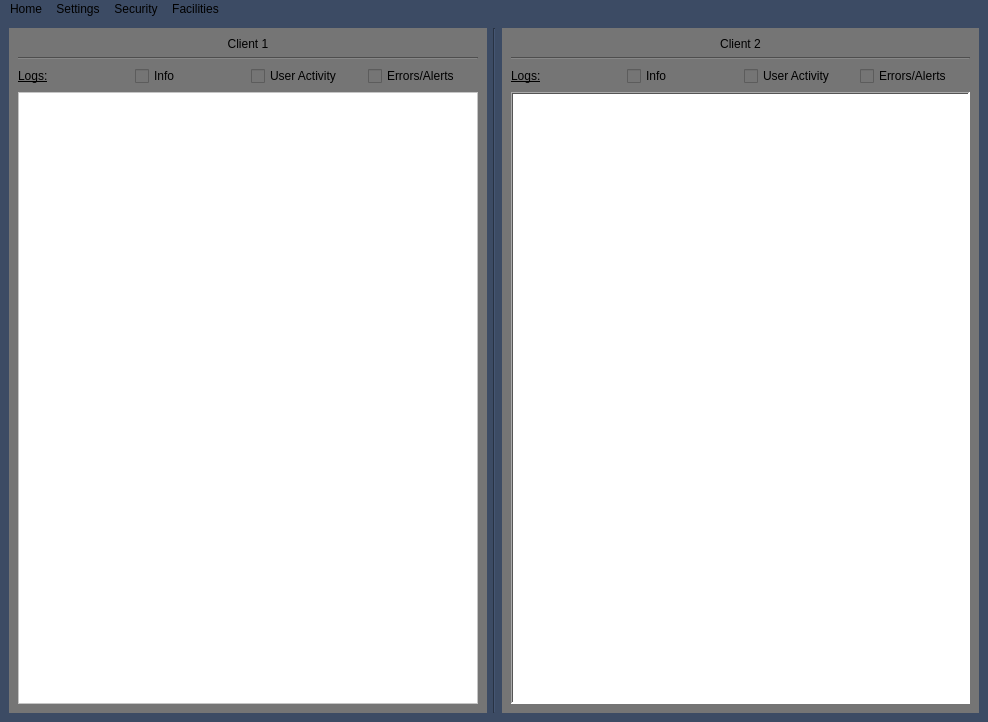
<?xml version="1.0" encoding="UTF-8"?>
<ui version="4.0">
 <class>MainWindow</class>
 <widget class="QMainWindow" name="MainWindow">
  <property name="geometry">
   <rect>
    <x>0</x>
    <y>0</y>
    <width>988</width>
    <height>722</height>
   </rect>
  </property>
  <property name="windowTitle">
   <string>Server UI (DEMO)</string>
  </property>
  <property name="toolTip">
   <string>&lt;html&gt;&lt;head/&gt;&lt;body&gt;&lt;p&gt;Server UI&lt;/p&gt;&lt;p&gt;&lt;br/&gt;&lt;/p&gt;&lt;/body&gt;&lt;/html&gt;</string>
  </property>
  <property name="styleSheet">
   <string notr="true">background-color: rgb(60, 75, 100);</string>
  </property>
  <widget class="QWidget" name="centralwidget">
   <layout class="QGridLayout" name="gridLayout">
    <item row="0" column="1">
     <widget class="Line" name="line">
      <property name="orientation">
       <enum>Qt::Vertical</enum>
      </property>
     </widget>
    </item>
    <item row="0" column="2">
     <widget class="QWidget" name="client_2" native="true">
      <property name="autoFillBackground">
       <bool>false</bool>
      </property>
      <property name="styleSheet">
       <string notr="true">background-color: rgb(117, 117, 117);</string>
      </property>
      <layout class="QVBoxLayout" name="verticalLayout_2">
       <item>
        <widget class="QLabel" name="client_2_label">
         <property name="text">
          <string>Client 2</string>
         </property>
         <property name="alignment">
          <set>Qt::AlignCenter</set>
         </property>
        </widget>
       </item>
       <item>
        <widget class="Line" name="line_3">
         <property name="orientation">
          <enum>Qt::Horizontal</enum>
         </property>
        </widget>
       </item>
       <item>
        <layout class="QGridLayout" name="gridLayout_3">
         <item row="0" column="1">
          <widget class="QCheckBox" name="client2_info_select">
           <property name="text">
            <string>Info</string>
           </property>
          </widget>
         </item>
         <item row="0" column="0">
          <widget class="QLabel" name="client2_log_label">
           <property name="font">
            <font>
             <underline>true</underline>
            </font>
           </property>
           <property name="autoFillBackground">
            <bool>false</bool>
           </property>
           <property name="lineWidth">
            <number>2</number>
           </property>
           <property name="text">
            <string>Logs:</string>
           </property>
           <property name="textFormat">
            <enum>Qt::RichText</enum>
           </property>
          </widget>
         </item>
         <item row="0" column="2">
          <widget class="QCheckBox" name="client2_usr_act_select">
           <property name="text">
            <string>User Activity</string>
           </property>
          </widget>
         </item>
         <item row="0" column="3">
          <widget class="QCheckBox" name="client2_error_select">
           <property name="text">
            <string>Errors/Alerts</string>
           </property>
          </widget>
         </item>
         <item row="1" column="0" colspan="4">
          <widget class="QTableView" name="client2_tableview">
           <property name="styleSheet">
            <string notr="true">background-color: rgb(255, 255, 255);</string>
           </property>
           <property name="frameShape">
            <enum>QFrame::WinPanel</enum>
           </property>
           <property name="frameShadow">
            <enum>QFrame::Sunken</enum>
           </property>
           <property name="lineWidth">
            <number>1</number>
           </property>
           <property name="midLineWidth">
            <number>0</number>
           </property>
          </widget>
         </item>
        </layout>
       </item>
      </layout>
     </widget>
    </item>
    <item row="0" column="0">
     <widget class="QWidget" name="client_1" native="true">
      <property name="autoFillBackground">
       <bool>false</bool>
      </property>
      <property name="styleSheet">
       <string notr="true">background-color: rgb(117, 117, 117);
</string>
      </property>
      <layout class="QVBoxLayout" name="verticalLayout">
       <item>
        <widget class="QLabel" name="client_1_label">
         <property name="text">
          <string>Client 1</string>
         </property>
         <property name="alignment">
          <set>Qt::AlignCenter</set>
         </property>
        </widget>
       </item>
       <item>
        <widget class="Line" name="line_2">
         <property name="orientation">
          <enum>Qt::Horizontal</enum>
         </property>
        </widget>
       </item>
       <item>
        <layout class="QGridLayout" name="gridLayout_2">
         <item row="0" column="0">
          <widget class="QLabel" name="client1_log_label">
           <property name="font">
            <font>
             <underline>true</underline>
            </font>
           </property>
           <property name="autoFillBackground">
            <bool>false</bool>
           </property>
           <property name="lineWidth">
            <number>2</number>
           </property>
           <property name="text">
            <string>Logs:</string>
           </property>
           <property name="textFormat">
            <enum>Qt::RichText</enum>
           </property>
          </widget>
         </item>
         <item row="1" column="0" colspan="4">
          <widget class="QTableView" name="client1_tableview">
           <property name="styleSheet">
            <string notr="true">background-color: rgb(255, 255, 255);</string>
           </property>
          </widget>
         </item>
         <item row="0" column="2">
          <widget class="QCheckBox" name="client1_usr_act_select">
           <property name="text">
            <string>User Activity</string>
           </property>
          </widget>
         </item>
         <item row="0" column="3">
          <widget class="QCheckBox" name="client1_error_select">
           <property name="text">
            <string>Errors/Alerts</string>
           </property>
          </widget>
         </item>
         <item row="0" column="1">
          <widget class="QCheckBox" name="client1_info_select">
           <property name="text">
            <string>Info</string>
           </property>
          </widget>
         </item>
        </layout>
       </item>
      </layout>
     </widget>
    </item>
   </layout>
  </widget>
  <widget class="QMenuBar" name="menuBar">
   <property name="geometry">
    <rect>
     <x>0</x>
     <y>0</y>
     <width>988</width>
     <height>22</height>
    </rect>
   </property>
   <property name="autoFillBackground">
    <bool>false</bool>
   </property>
   <widget class="QMenu" name="menuHome">
    <property name="title">
     <string>Home</string>
    </property>
    <widget class="QMenu" name="menuView">
     <property name="title">
      <string>View</string>
     </property>
     <addaction name="actionClient_1"/>
     <addaction name="actionClient_2"/>
     <addaction name="actionDual_View"/>
    </widget>
    <addaction name="menuView"/>
   </widget>
   <widget class="QMenu" name="menuFacilities">
    <property name="title">
     <string>Facilities</string>
    </property>
    <addaction name="actionPad_A"/>
    <addaction name="actionPad_B"/>
    <addaction name="actionPad_C"/>
   </widget>
   <widget class="QMenu" name="menuSettings">
    <property name="title">
     <string>Settings</string>
    </property>
    <addaction name="actionWindow_Settings"/>
    <addaction name="actionConnection_Settings"/>
    <addaction name="actionSecurity_Settings"/>
   </widget>
   <widget class="QMenu" name="menuSecurity">
    <property name="title">
     <string>Security</string>
    </property>
    <addaction name="actionChange_Clearance_Level"/>
    <addaction name="actionLogin"/>
    <addaction name="actionLogout"/>
   </widget>
   <addaction name="menuHome"/>
   <addaction name="menuSettings"/>
   <addaction name="menuSecurity"/>
   <addaction name="menuFacilities"/>
  </widget>
  <action name="actionPad_A">
   <property name="text">
    <string>Pad A</string>
   </property>
  </action>
  <action name="actionPad_B">
   <property name="text">
    <string>Pad B</string>
   </property>
  </action>
  <action name="actionPad_C">
   <property name="text">
    <string>Pad C</string>
   </property>
  </action>
  <action name="actionWindow_Settings">
   <property name="text">
    <string>Window Settings</string>
   </property>
   <property name="shortcutContext">
    <enum>Qt::ApplicationShortcut</enum>
   </property>
  </action>
  <action name="actionConnection_Settings">
   <property name="text">
    <string>Connection Settings</string>
   </property>
  </action>
  <action name="actionSecurity_Settings">
   <property name="text">
    <string>Security Settings</string>
   </property>
  </action>
  <action name="actionChange_Clearance_Level">
   <property name="text">
    <string>Change Clearance Level</string>
   </property>
  </action>
  <action name="actionLogin">
   <property name="text">
    <string>Login</string>
   </property>
  </action>
  <action name="actionLogout">
   <property name="text">
    <string>Logout</string>
   </property>
  </action>
  <action name="actionClient_1">
   <property name="text">
    <string>Client 1</string>
   </property>
  </action>
  <action name="actionClient_2">
   <property name="text">
    <string>Client 2</string>
   </property>
  </action>
  <action name="actionDual_View">
   <property name="text">
    <string>Dual View</string>
   </property>
  </action>
 </widget>
 <resources/>
 <connections/>
</ui>
